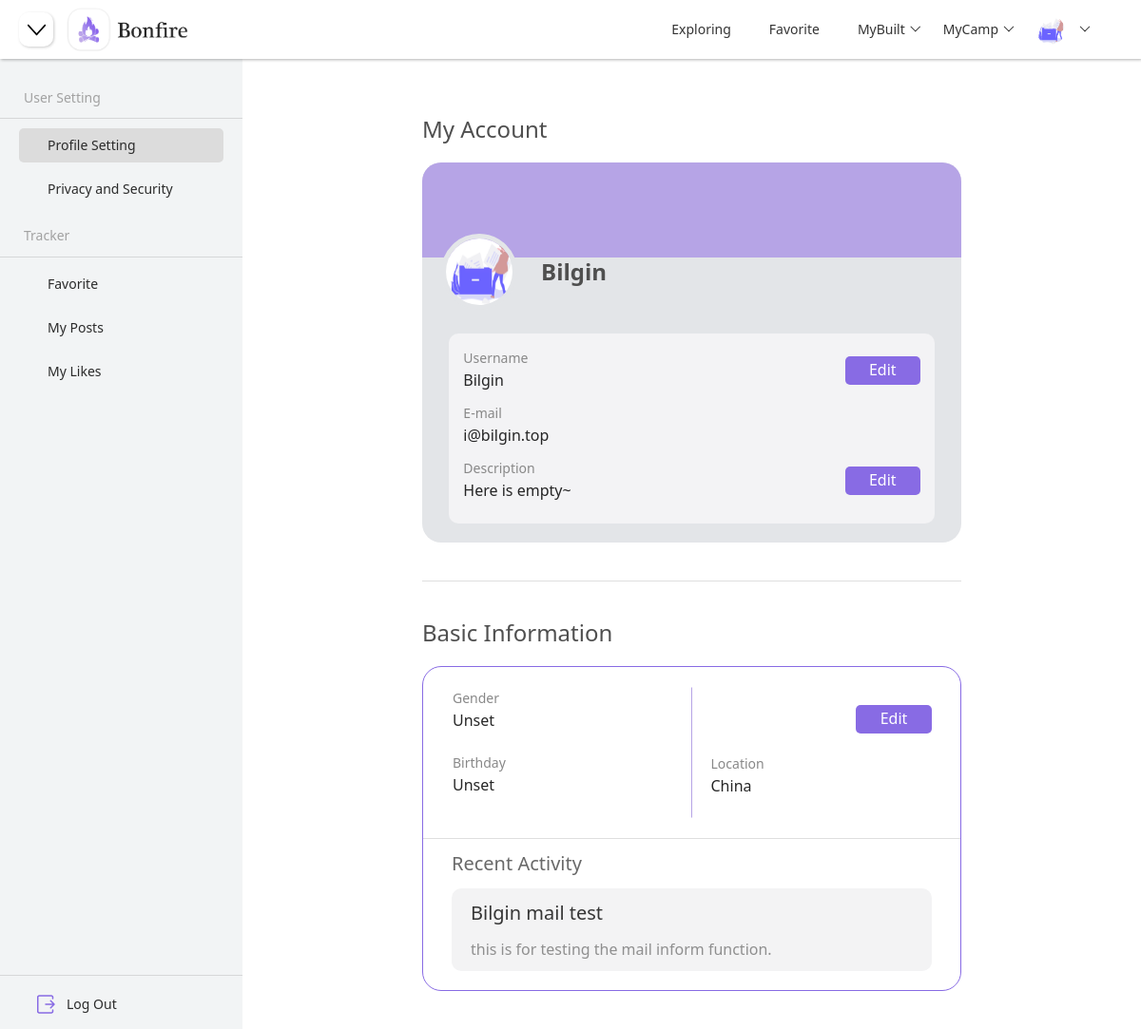
Page /user/profile (signed in) on the committed database.
### models.py (models this page shows)
class UserModel(db.Model):
    __tablename__ = "user"
    id = db.Column(db.Integer, primary_key=True, autoincrement=True)
    username = db.Column(db.String(200), nullable=False, unique=False)
    email = db.Column(db.String(100), nullable=False, unique=False)
    password = db.Column(db.String(200), nullable=False)
    avatar = db.Column(db.String(200), nullable=False, default="default.png")
    gender = db.Column(db.String(10), nullable=True)
    birthday = db.Column(db.DateTime, nullable=True)
    description = db.Column(db.String(200), nullable=True)
    join_time = db.Column(db.DateTime, default=datetime.now)
    email_inform = db.Column(db.Boolean, default=True)

class PostModel(db.Model):
    __tablename__ = "post"
    id = db.Column(db.Integer, primary_key=True, autoincrement=True)
    title = db.Column(db.String(100), nullable=False, unique=False)
    content = db.Column(db.Text, nullable=True)
    create_time = db.Column(db.DateTime, default=datetime.now)
    update_time = db.Column(db.DateTime, default=datetime.now)
    is_top = db.Column(db.Boolean, default=False)
    is_notice = db.Column(db.Boolean, default=False)
    is_delete = db.Column(db.Boolean, default=False)
    description = db.Column(db.String(200), nullable=True)
    favorite_count = db.Column(db.Integer, default=0)
    comment_count = db.Column(db.Integer, default=0)
    like_count = db.Column(db.Integer, default=0)
    user_id = db.Column(db.Integer, db.ForeignKey("user.id"))
    camp_id = db.Column(db.Integer, db.ForeignKey("camp.id"))
    category_id = db.Column(db.Integer, db.ForeignKey("category.id"))
    user = db.relationship("UserModel", backref="posts")
    camp = db.relationship("CampModel", backref="posts")
    category = db.relationship("CategoryModel", backref="posts")

### blueprints/user.py (the view)
class Profile(Resource):
    method_decorators = [login_required]
    def get(self):
        camp_builders = get_all_camp_builder()
        camp_joins = get_all_camp_join()
        latest_post = PostModel.query.filter_by(user_id=g.user.id, is_delete=0).order_by(PostModel.create_time.desc()).first()
        if latest_post:
            latest_post = latest_post
        else:
            latest_post = None
        try:
            return render_template("profile.html", user=g.user, birthday=g.user.birthday.strftime("%Y-%m-%d"),
                                   status="profile", camp_builders=camp_builders, camp_joins=camp_joins, latest_post=latest_post)
        except Exception as e:
            print(e)
            return render_template("profile.html", user=g.user,
                                   status="profile", camp_builders=camp_builders, camp_joins=camp_joins, latest_post=latest_post)

### templates/profile.html (shortened to what this page needs)
{% extends "components/index_navi.html" %}
{% block head %}
    <link rel="stylesheet" href="{{ url_for('static', filename='css/camp.css') }}">
    <link rel="stylesheet" href="{{ url_for('static', filename='css/profile.css') }}">
{% endblock %}
{% block navi_shrink %}
    <button class="justify-content-start shrink-btn" onclick="side()">
    </button>
{% endblock %}
{% block body %}
    {% include "components/profile_side.html" %}
    {% include "components/profile_container.html" %}
{% endblock %}

### templates/components/index_navi.html (shortened to what this page needs)
<!DOCTYPE html>
<html lang="en">
<head>
    <link rel="stylesheet" href="{{ url_for('static', filename='bootstrap/bootstrap@5.1.1.min.css') }}">
    <link rel="stylesheet" href="{{ url_for('static', filename='css/base.css') }}">
    <link rel="stylesheet" href="{{ url_for('static', filename='layui/css/layui.css') }}">
    {% block head %}{% endblock %}
</head>
<body>
<nav class="navbar navbar-expand-md nav-bar fixed-top">
    {% block navi_shrink %}{% endblock %}
    <img class="justify-content-start navi-logo"
         src={{ url_for("static", filename="images/nav-logo.png") }}>
    <div class="collapse navbar-collapse justify-content-end nav-content" id="collapsibleNavbar">
        <ul class="navbar-nav nav-title layui-nav">
            <li class="layui-nav-item">
                <a href="{{ url_for("index.index") }}">Exploring</a>
            </li>
            <li class="layui-nav-item">
                <a href="/user/favorite">Favorite</a>
            </li>
            <li class="layui-nav-item">
                <a href="javascript:">MyBuilt</a>
            </li>
            <li class="layui-nav-item">
                <a href="javascript:">MyCamp</a>
            </li>
            <li class="layui-nav-item">
                <a href="javascript:;">
                    {% if user.avatar == "default.png" %}
                        <img src="{{ url_for('static', filename='images/default.png') }}" alt="avatar"
                             class="layui-nav-img" id="navi-logo">
                    {% else %}
                        <img class="layui-nav-img"
                             src="/static/upload/avatar/{{ user.avatar }}"
                             alt="avatar" id="navi-logo">
                    {% endif %}
                </a>
            </li>
        </ul>
    </div>
</nav>
{% block body %}{% endblock %}
</body>
</html>

### templates/components/profile_container.html (shortened to what this page needs)
<div class="container-box" id="container-box">
    <div class="center" id="center-box">
        <h4 class="profile-page-title">My Account</h4>
        <div class="profile-container">
            <div class="profile-decoration"></div>
            <div class="avatar-container">
                {% if user.avatar == "default.png" %}
                    <img src="{{ url_for('static', filename='images/default.png') }}" alt="avatar" class="layui-nav-img profile-img" id="avatar">
                {% else %}
                    <img class="layui-nav-img profile-img" id="avatar" src="../static/upload/avatar/{{ user.avatar }}" alt="avatar">
                {% endif %}
                <p class="profile-username">{{ user.username }}</p>
            </div>
            <div class="profile-info">
                <div class="profile-info-block">
                    <div class="profile-info-area">
                        <p class="profile-info-title">Username</p>
                        <p class="profile-info-content">{{ user.username }}</p>
                    </div>
                    <button class="profile-info-button" onclick="edit_name()">Edit</button>
                </div>
                <div class="profile-info-block">
                    <div class="profile-info-area">
                        <p class="profile-info-title">E-mail</p>
                        <p class="profile-info-content">{{ user.email }}</p>
                    </div>
                </div>
                <div class="profile-info-block">
                    <div class="profile-info-area">
                        <p class="profile-info-title">Description</p>
                        {% if user.description == None %}
                            <p class="profile-info-content">Here is empty~</p>
                        {% else %}
                            <p class="profile-info-content">{{ user.description }}</p>
                        {% endif %}
                    </div>
                    <button class="profile-info-button" onclick="edit_description()">Edit</button>
                </div>
            </div>
        </div>
        <hr class="segmentation">
        <h4 class="profile-page-title profile-page-title-basic">Basic Information</h4>
        <div class="profile-basic-info-area">
            <div class="profile-basic-info">
                <div class="profile-basic-info-left">
                    <div class="profile-basic-info-block">
                        <div class="profile-basic-info-content">
                            <p class="profile-info-title">
                                Gender
                            </p>
                            {% if user.gender == None %}
                                <p class="profile-info-content">
                                    Unset
                                </p>
                            {% else %}
                                <p class="profile-info-content">
                                    {{ user.gender }}
                                </p>
                            {% endif %}
                        </div>
                    </div>
                    <div class="profile-basic-info-block">
                        <div class="profile-basic-info-content">
                            <p class="profile-info-title">
                                Birthday
                            </p>
                            {% if user.birthday == None %}
                                <p class="profile-info-content">
                                    Unset
                                </p>
                            {% else %}
                                <p class="profile-info-content">
                                    {{ birthday }}
                                </p>
                            {% endif %}
                        </div>
                    </div>
                </div>
                <div class="profile-basic-info-right">
                    <div class="profile-basic-btn-area">
                        <button class="profile-basic-info-edit" data-bs-toggle="modal" data-bs-target="#edit-profile">
                            Edit
                        </button>
                    </div>
                    <div class="profile-info-location">
                        <p class="profile-info-title">
                            Location
                        </p>
                        <p class="profile-info-content">
                            China
                        </p>
                    </div>
                </div>
            </div>
            <hr class="segmentation" id="profile-seg">
            <div class="my-activity">
                <div class="my-activity-title">
                    <p id="my-activity-title">Recent Activity</p>
                </div>
                {% if latest_post == None %}
                    <div class="no_activity">
                        <img id="no_activity" src="{{ url_for("static", filename="images/no_activity.png") }}">
                    </div>
                {% else %}
                    <div class="my-activity-content">
                        <a class="my-activity-content-title" href="/camp/{{ latest_post.camp_id }}/{{ latest_post.category_id }}/{{ latest_post.id }}">
                            {{ latest_post.title }}
                        </a>
                        <div class="my-activity-content-area">
                            <p>{{ latest_post.description }}</p>
                        </div>
                    </div>
                {% endif %}
            </div>
        </div>
    </div>
</div>

### rows in the picture
UserModel: avatar (picture), username "Bilgin", email "i@bilgin.top"
PostModel: title "Bilgin mail test", description "this is for testing the mail inform function."
